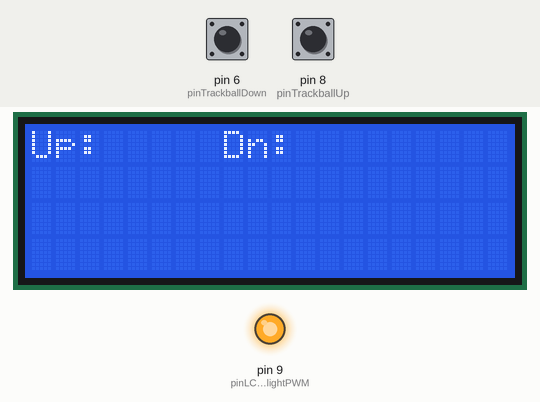
Recording of a sketch running on a simulated Arduino Uno, built with avr-gcc and run on an emulated ATmega328P. Parts: 20×4 character LCD, output pins drawn as LEDs (lit = HIGH). The inputs (shaded band) are chosen by the test bench; at power-on: pin 6 (pinTrackballDown) HIGH, pin 8 (pinTrackballUp) HIGH.

Above: at 4.3 s.
4.4 s: pin 6 (pinTrackballDown) pulled LOW for 0.15 s
6.0 s: pin 8 (pinTrackballUp) pulled LOW for 0.15 s
At 7.2 s:
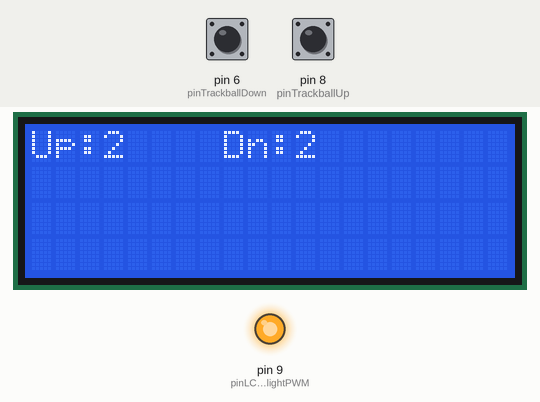
7.6 s: pin 6 (pinTrackballDown) pulled LOW for 1 s
At 9.7 s:
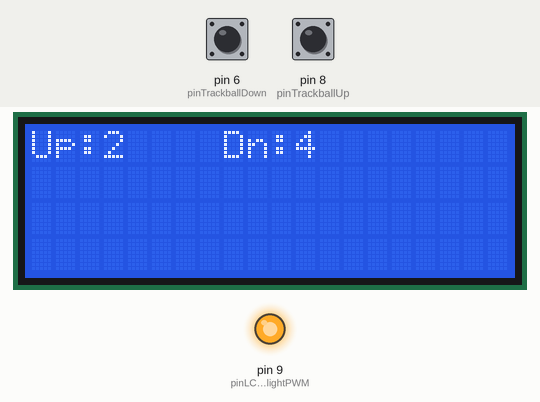
10.1 s: pin 8 (pinTrackballUp) pulled LOW for 1 s
At 11.6 s:
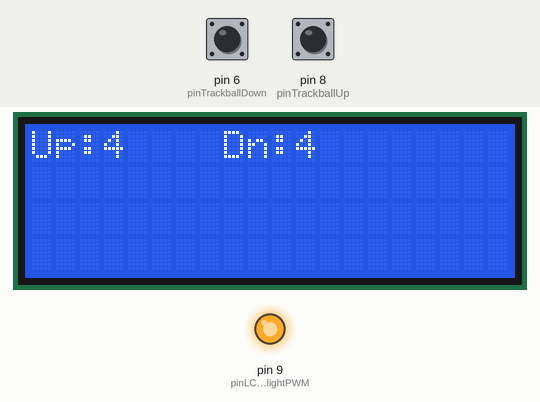
Timing chart, 0 to 13.1 s (numbered marks = the images above; inputs shaded):
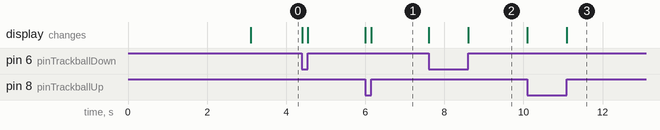

The sketch:

trackball_ICSH044A.ino
```cpp
const uint8_t pinLCDHighlightPWM = 9;

const uint8_t pinTrackballUp = 8;
const uint8_t pinTrackballDown = 6;


// LCD (START)
//YWROBOT
//Compatible with the Arduino IDE 1.0
#include <Wire.h>
//Library version:1.1.2 (https://github.com/johnrickman/LiquidCrystal_I2C) LiquidCrystal I2C
#include <LiquidCrystal_I2C.h>

LiquidCrystal_I2C lcd(0x27,20,4);  // set the LCD address to 0x27 for a 16 chars and 2 line display
#if defined(ARDUINO) && ARDUINO >= 100
#define printByte(args)  write(args);
#else
#define printByte(args)  print(args,BYTE);
#endif
// LCD (END)

bool trackballUpLastState;
bool trackballDownLastState;

uint16_t upCounter = 0;
uint16_t downCounter = 0;

void setup() {
  pinMode(pinLCDHighlightPWM, OUTPUT);
  analogWrite(pinLCDHighlightPWM, 255);

  lcd.init(); // initialize lcd
  // Print a message to the LCD.
  lcd.backlight();
  lcd.clear();
  lcd.setCursor(0,0);
  lcd.print(F("Test Trackball"));
  lcd.setCursor(0,1);
  lcd.print(F("2023Jan09"));
  delay(3000);
  lcd.clear();

  lcd.setCursor(0,0);
  lcd.print(F("Up:     Dn:     "));

  trackballUpLastState = digitalRead(pinTrackballUp);
  trackballDownLastState = digitalRead(pinTrackballDown);
}

void loop() {
  bool upState = digitalRead(pinTrackballUp);
  bool downState = digitalRead(pinTrackballDown);

  if (trackballUpLastState != upState) {
    trackballUpLastState = upState;
    lcd.setCursor(3,0);
    lcd.print(++upCounter);
  }
  if (trackballDownLastState != downState) {
    trackballDownLastState = downState;
    lcd.setCursor(3+8,0);
    lcd.print(++downCounter);
  }
}
```

Measured:
- after the input at 6.0 s, the display: first changes at once (image 1 shows a later state)
- after the input at 7.6 s, the display: first changes at once (image 2 shows a later state)
- after the input at 10.1 s, the display: first changes at once (image 3 shows a later state)
